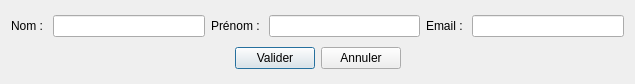
<?xml version="1.0" encoding="UTF-8"?>
<ui version="4.0">
 <class>UpdateStudentDialog</class>
 <widget class="QDialog" name="UpdateStudentDialog">
  <property name="geometry">
   <rect>
    <x>0</x>
    <y>0</y>
    <width>635</width>
    <height>84</height>
   </rect>
  </property>
  <property name="windowTitle">
   <string>Modification d'un élève</string>
  </property>
  <layout class="QVBoxLayout" name="verticalLayout">
   <item>
    <layout class="QHBoxLayout" name="horizontalLayout">
     <item>
      <widget class="QLabel" name="label">
       <property name="text">
        <string>Nom : </string>
       </property>
      </widget>
     </item>
     <item>
      <widget class="QLineEdit" name="lineEdit_name"/>
     </item>
     <item>
      <widget class="QLabel" name="label_2">
       <property name="text">
        <string>Prénom : </string>
       </property>
      </widget>
     </item>
     <item>
      <widget class="QLineEdit" name="lineEdit_firstName"/>
     </item>
     <item>
      <widget class="QLabel" name="label_3">
       <property name="text">
        <string>Email : </string>
       </property>
      </widget>
     </item>
     <item>
      <widget class="QLineEdit" name="lineEdit_email"/>
     </item>
    </layout>
   </item>
   <item>
    <layout class="QHBoxLayout" name="horizontalLayout_2">
     <item>
      <spacer name="horizontalSpacer">
       <property name="orientation">
        <enum>Qt::Horizontal</enum>
       </property>
       <property name="sizeHint" stdset="0">
        <size>
         <width>40</width>
         <height>20</height>
        </size>
       </property>
      </spacer>
     </item>
     <item>
      <widget class="QPushButton" name="pushButton_update">
       <property name="text">
        <string>Valider</string>
       </property>
      </widget>
     </item>
     <item>
      <widget class="QPushButton" name="pushButton_cancel">
       <property name="text">
        <string>Annuler</string>
       </property>
      </widget>
     </item>
     <item>
      <spacer name="horizontalSpacer_2">
       <property name="orientation">
        <enum>Qt::Horizontal</enum>
       </property>
       <property name="sizeHint" stdset="0">
        <size>
         <width>40</width>
         <height>20</height>
        </size>
       </property>
      </spacer>
     </item>
    </layout>
   </item>
  </layout>
 </widget>
 <resources/>
 <connections>
  <connection>
   <sender>pushButton_cancel</sender>
   <signal>clicked()</signal>
   <receiver>UpdateStudentDialog</receiver>
   <slot>reject()</slot>
   <hints>
    <hint type="sourcelabel">
     <x>383</x>
     <y>78</y>
    </hint>
    <hint type="destinationlabel">
     <x>486</x>
     <y>76</y>
    </hint>
   </hints>
  </connection>
 </connections>
</ui>
